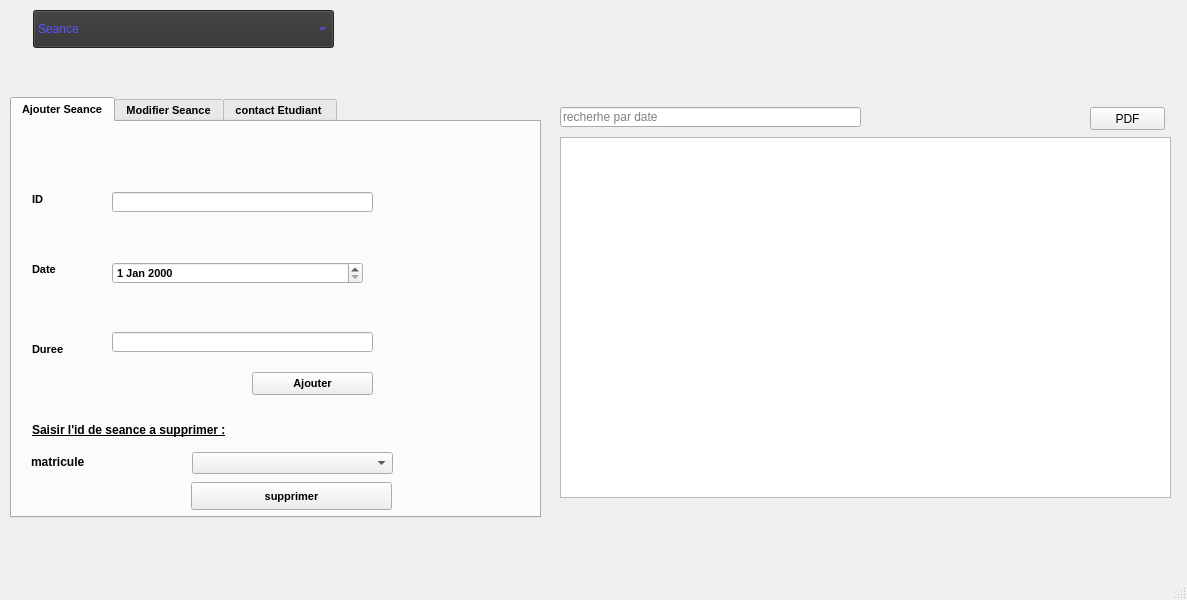
<?xml version="1.0" encoding="UTF-8"?>
<ui version="4.0">
 <class>Ramzi</class>
 <widget class="QMainWindow" name="Ramzi">
  <property name="geometry">
   <rect>
    <x>0</x>
    <y>0</y>
    <width>1187</width>
    <height>600</height>
   </rect>
  </property>
  <property name="windowTitle">
   <string>MainWindow</string>
  </property>
  <widget class="QWidget" name="centralwidget">
   <widget class="QWidget" name="central" native="true">
    <property name="geometry">
     <rect>
      <x>10</x>
      <y>0</y>
      <width>1200</width>
      <height>601</height>
     </rect>
    </property>
    <widget class="QComboBox" name="comboBox_8">
     <property name="geometry">
      <rect>
       <x>23</x>
       <y>10</y>
       <width>301</width>
       <height>38</height>
      </rect>
     </property>
     <property name="styleSheet">
      <string notr="true">color: rgb(85, 85, 255) ;
background-color: rgb(49, 49, 49);</string>
     </property>
     <item>
      <property name="text">
       <string>Seance</string>
      </property>
      <property name="icon">
       <iconset>
        <normaloff>:/bakground/patienticon.png</normaloff>:/bakground/patienticon.png</iconset>
      </property>
     </item>
     <item>
      <property name="text">
       <string>Cours</string>
      </property>
      <property name="icon">
       <iconset>
        <normaloff>:/bakground/rendez_vousicon.png</normaloff>:/bakground/rendez_vousicon.png</iconset>
      </property>
     </item>
     <item>
      <property name="text">
       <string>Statistique</string>
      </property>
     </item>
    </widget>
    <widget class="QStackedWidget" name="stackedWidget">
     <property name="geometry">
      <rect>
       <x>-10</x>
       <y>67</y>
       <width>1191</width>
       <height>461</height>
      </rect>
     </property>
     <property name="styleSheet">
      <string notr="true"/>
     </property>
     <property name="currentIndex">
      <number>0</number>
     </property>
     <widget class="QWidget" name="stackedWidgetPage1">
      <widget class="QTabWidget" name="tabWidget">
       <property name="geometry">
        <rect>
         <x>10</x>
         <y>30</y>
         <width>531</width>
         <height>421</height>
        </rect>
       </property>
       <property name="font">
        <font>
         <pointsize>8</pointsize>
         <weight>75</weight>
         <bold>true</bold>
         <underline>false</underline>
        </font>
       </property>
       <property name="styleSheet">
        <string notr="true"/>
       </property>
       <property name="currentIndex">
        <number>0</number>
       </property>
       <widget class="QWidget" name="tab_8">
        <attribute name="title">
         <string>Ajouter Seance</string>
        </attribute>
        <widget class="QPushButton" name="SupprimerSc">
         <property name="geometry">
          <rect>
           <x>179</x>
           <y>360</y>
           <width>201</width>
           <height>28</height>
          </rect>
         </property>
         <property name="font">
          <font>
           <pointsize>8</pointsize>
           <weight>75</weight>
           <bold>true</bold>
           <underline>false</underline>
          </font>
         </property>
         <property name="text">
          <string>supprimer</string>
         </property>
        </widget>
        <widget class="QLabel" name="reference_sup_6">
         <property name="geometry">
          <rect>
           <x>19</x>
           <y>330</y>
           <width>141</width>
           <height>20</height>
          </rect>
         </property>
         <property name="font">
          <font>
           <pointsize>9</pointsize>
           <weight>75</weight>
           <bold>true</bold>
           <underline>false</underline>
          </font>
         </property>
         <property name="text">
          <string>matricule</string>
         </property>
        </widget>
        <widget class="QLabel" name="label_63">
         <property name="geometry">
          <rect>
           <x>20</x>
           <y>300</y>
           <width>321</width>
           <height>16</height>
          </rect>
         </property>
         <property name="font">
          <font>
           <pointsize>9</pointsize>
           <weight>75</weight>
           <bold>true</bold>
           <underline>true</underline>
          </font>
         </property>
         <property name="text">
          <string>Saisir l'id de seance a supprimer :</string>
         </property>
        </widget>
        <widget class="QLineEdit" name="lineEdit_9">
         <property name="geometry">
          <rect>
           <x>100</x>
           <y>70</y>
           <width>261</width>
           <height>20</height>
          </rect>
         </property>
        </widget>
        <widget class="QLineEdit" name="lineEdit_10">
         <property name="geometry">
          <rect>
           <x>100</x>
           <y>210</y>
           <width>261</width>
           <height>20</height>
          </rect>
         </property>
        </widget>
        <widget class="QDateEdit" name="dateEdit">
         <property name="geometry">
          <rect>
           <x>100</x>
           <y>140</y>
           <width>251</width>
           <height>22</height>
          </rect>
         </property>
        </widget>
        <widget class="QLabel" name="label">
         <property name="geometry">
          <rect>
           <x>20</x>
           <y>70</y>
           <width>47</width>
           <height>14</height>
          </rect>
         </property>
         <property name="text">
          <string>ID</string>
         </property>
        </widget>
        <widget class="QLabel" name="label_2">
         <property name="geometry">
          <rect>
           <x>20</x>
           <y>140</y>
           <width>47</width>
           <height>14</height>
          </rect>
         </property>
         <property name="text">
          <string>Date</string>
         </property>
        </widget>
        <widget class="QLabel" name="label_3">
         <property name="geometry">
          <rect>
           <x>20</x>
           <y>220</y>
           <width>47</width>
           <height>14</height>
          </rect>
         </property>
         <property name="text">
          <string>Duree</string>
         </property>
        </widget>
        <widget class="QPushButton" name="ajouterSC">
         <property name="geometry">
          <rect>
           <x>240</x>
           <y>250</y>
           <width>121</width>
           <height>23</height>
          </rect>
         </property>
         <property name="text">
          <string>Ajouter</string>
         </property>
        </widget>
        <widget class="QComboBox" name="comboBox_4">
         <property name="geometry">
          <rect>
           <x>180</x>
           <y>330</y>
           <width>201</width>
           <height>22</height>
          </rect>
         </property>
        </widget>
       </widget>
       <widget class="QWidget" name="tab_9">
        <attribute name="title">
         <string>Modifier Seance</string>
        </attribute>
        <widget class="QComboBox" name="comboBox">
         <property name="geometry">
          <rect>
           <x>80</x>
           <y>60</y>
           <width>281</width>
           <height>22</height>
          </rect>
         </property>
        </widget>
        <widget class="QDateEdit" name="dateEdit_2">
         <property name="geometry">
          <rect>
           <x>80</x>
           <y>170</y>
           <width>281</width>
           <height>22</height>
          </rect>
         </property>
        </widget>
        <widget class="QLineEdit" name="lineEdit_11">
         <property name="geometry">
          <rect>
           <x>80</x>
           <y>270</y>
           <width>281</width>
           <height>20</height>
          </rect>
         </property>
        </widget>
        <widget class="QPushButton" name="ModifieSC">
         <property name="geometry">
          <rect>
           <x>290</x>
           <y>340</y>
           <width>75</width>
           <height>23</height>
          </rect>
         </property>
         <property name="text">
          <string>Modifier</string>
         </property>
        </widget>
       </widget>
       <widget class="QWidget" name="tab">
        <attribute name="title">
         <string>contact Etudiant </string>
        </attribute>
        <widget class="QLineEdit" name="lineEdit_5">
         <property name="geometry">
          <rect>
           <x>100</x>
           <y>50</y>
           <width>371</width>
           <height>20</height>
          </rect>
         </property>
        </widget>
        <widget class="QLineEdit" name="lineEdit_6">
         <property name="geometry">
          <rect>
           <x>100</x>
           <y>80</y>
           <width>211</width>
           <height>20</height>
          </rect>
         </property>
        </widget>
        <widget class="QTextEdit" name="textEdit">
         <property name="geometry">
          <rect>
           <x>100</x>
           <y>110</y>
           <width>371</width>
           <height>221</height>
          </rect>
         </property>
        </widget>
        <widget class="QPushButton" name="pushButton_2">
         <property name="geometry">
          <rect>
           <x>390</x>
           <y>350</y>
           <width>75</width>
           <height>23</height>
          </rect>
         </property>
         <property name="text">
          <string>envoyer</string>
         </property>
        </widget>
        <widget class="QLabel" name="label_10">
         <property name="geometry">
          <rect>
           <x>30</x>
           <y>50</y>
           <width>47</width>
           <height>14</height>
          </rect>
         </property>
         <property name="text">
          <string>Mail</string>
         </property>
        </widget>
        <widget class="QLabel" name="label_11">
         <property name="geometry">
          <rect>
           <x>30</x>
           <y>80</y>
           <width>47</width>
           <height>14</height>
          </rect>
         </property>
         <property name="text">
          <string>Sujet</string>
         </property>
        </widget>
        <widget class="QLabel" name="label_12">
         <property name="geometry">
          <rect>
           <x>30</x>
           <y>110</y>
           <width>47</width>
           <height>14</height>
          </rect>
         </property>
         <property name="text">
          <string>Message</string>
         </property>
        </widget>
       </widget>
      </widget>
      <widget class="QTableView" name="tabSeance">
       <property name="geometry">
        <rect>
         <x>560</x>
         <y>70</y>
         <width>611</width>
         <height>361</height>
        </rect>
       </property>
      </widget>
      <widget class="QLineEdit" name="lineEdit_4">
       <property name="geometry">
        <rect>
         <x>560</x>
         <y>40</y>
         <width>301</width>
         <height>20</height>
        </rect>
       </property>
       <property name="text">
        <string/>
       </property>
       <property name="placeholderText">
        <string>recherhe par date</string>
       </property>
      </widget>
      <widget class="QPushButton" name="pushButton_3">
       <property name="geometry">
        <rect>
         <x>1090</x>
         <y>40</y>
         <width>75</width>
         <height>23</height>
        </rect>
       </property>
       <property name="text">
        <string>PDF</string>
       </property>
      </widget>
     </widget>
     <widget class="QWidget" name="stackedWidgetPage2">
      <widget class="QTabWidget" name="tabWidget_2">
       <property name="geometry">
        <rect>
         <x>10</x>
         <y>0</y>
         <width>581</width>
         <height>511</height>
        </rect>
       </property>
       <property name="font">
        <font>
         <pointsize>8</pointsize>
         <weight>75</weight>
         <bold>true</bold>
         <underline>false</underline>
        </font>
       </property>
       <property name="currentIndex">
        <number>0</number>
       </property>
       <widget class="QWidget" name="tab_15">
        <attribute name="title">
         <string>ajouter Cours</string>
        </attribute>
        <widget class="QLabel" name="label_64">
         <property name="geometry">
          <rect>
           <x>31</x>
           <y>340</y>
           <width>321</width>
           <height>16</height>
          </rect>
         </property>
         <property name="font">
          <font>
           <pointsize>9</pointsize>
           <weight>75</weight>
           <bold>true</bold>
           <underline>true</underline>
          </font>
         </property>
         <property name="text">
          <string>Saisir l'id du  cours a supprimer :</string>
         </property>
        </widget>
        <widget class="QPushButton" name="supprimerC_2">
         <property name="geometry">
          <rect>
           <x>190</x>
           <y>390</y>
           <width>201</width>
           <height>28</height>
          </rect>
         </property>
         <property name="font">
          <font>
           <pointsize>8</pointsize>
           <weight>75</weight>
           <bold>true</bold>
           <underline>false</underline>
          </font>
         </property>
         <property name="text">
          <string>supprimer</string>
         </property>
        </widget>
        <widget class="QLabel" name="reference_sup_7">
         <property name="geometry">
          <rect>
           <x>30</x>
           <y>370</y>
           <width>141</width>
           <height>20</height>
          </rect>
         </property>
         <property name="font">
          <font>
           <pointsize>9</pointsize>
           <weight>75</weight>
           <bold>true</bold>
           <underline>false</underline>
          </font>
         </property>
         <property name="text">
          <string>id</string>
         </property>
        </widget>
        <widget class="QLineEdit" name="lineEdit">
         <property name="geometry">
          <rect>
           <x>170</x>
           <y>100</y>
           <width>221</width>
           <height>20</height>
          </rect>
         </property>
        </widget>
        <widget class="QLineEdit" name="lineEdit_2">
         <property name="geometry">
          <rect>
           <x>170</x>
           <y>160</y>
           <width>221</width>
           <height>20</height>
          </rect>
         </property>
        </widget>
        <widget class="QLineEdit" name="lineEdit_3">
         <property name="geometry">
          <rect>
           <x>170</x>
           <y>220</y>
           <width>221</width>
           <height>20</height>
          </rect>
         </property>
        </widget>
        <widget class="QLabel" name="label_5">
         <property name="geometry">
          <rect>
           <x>40</x>
           <y>100</y>
           <width>47</width>
           <height>14</height>
          </rect>
         </property>
         <property name="text">
          <string>ID</string>
         </property>
        </widget>
        <widget class="QLabel" name="label_6">
         <property name="geometry">
          <rect>
           <x>40</x>
           <y>170</y>
           <width>47</width>
           <height>14</height>
          </rect>
         </property>
         <property name="text">
          <string>Nom</string>
         </property>
        </widget>
        <widget class="QLabel" name="label_7">
         <property name="geometry">
          <rect>
           <x>40</x>
           <y>230</y>
           <width>47</width>
           <height>14</height>
          </rect>
         </property>
         <property name="text">
          <string>Prenom</string>
         </property>
        </widget>
        <widget class="QPushButton" name="AjouterC">
         <property name="geometry">
          <rect>
           <x>260</x>
           <y>290</y>
           <width>131</width>
           <height>23</height>
          </rect>
         </property>
         <property name="text">
          <string>Ajouter</string>
         </property>
        </widget>
        <widget class="QComboBox" name="comboBox_3">
         <property name="geometry">
          <rect>
           <x>190</x>
           <y>360</y>
           <width>201</width>
           <height>22</height>
          </rect>
         </property>
        </widget>
       </widget>
       <widget class="QWidget" name="tab_16">
        <attribute name="title">
         <string>Modifier Cours</string>
        </attribute>
        <widget class="QLabel" name="label_9">
         <property name="geometry">
          <rect>
           <x>40</x>
           <y>60</y>
           <width>61</width>
           <height>16</height>
          </rect>
         </property>
         <property name="text">
          <string>id</string>
         </property>
        </widget>
        <widget class="QComboBox" name="comboBox_2">
         <property name="geometry">
          <rect>
           <x>110</x>
           <y>60</y>
           <width>311</width>
           <height>22</height>
          </rect>
         </property>
        </widget>
        <widget class="QLineEdit" name="lineEdit_7">
         <property name="geometry">
          <rect>
           <x>110</x>
           <y>180</y>
           <width>311</width>
           <height>20</height>
          </rect>
         </property>
        </widget>
        <widget class="QLineEdit" name="lineEdit_8">
         <property name="geometry">
          <rect>
           <x>110</x>
           <y>290</y>
           <width>311</width>
           <height>20</height>
          </rect>
         </property>
        </widget>
        <widget class="QLabel" name="label_8">
         <property name="geometry">
          <rect>
           <x>30</x>
           <y>190</y>
           <width>47</width>
           <height>14</height>
          </rect>
         </property>
         <property name="text">
          <string>Nom</string>
         </property>
        </widget>
        <widget class="QLabel" name="label_15">
         <property name="geometry">
          <rect>
           <x>30</x>
           <y>300</y>
           <width>47</width>
           <height>14</height>
          </rect>
         </property>
         <property name="text">
          <string>Prenom</string>
         </property>
        </widget>
        <widget class="QPushButton" name="ModifierC">
         <property name="geometry">
          <rect>
           <x>304</x>
           <y>360</y>
           <width>111</width>
           <height>23</height>
          </rect>
         </property>
         <property name="text">
          <string>Modifier</string>
         </property>
        </widget>
       </widget>
      </widget>
      <widget class="QTableView" name="tabcours">
       <property name="geometry">
        <rect>
         <x>610</x>
         <y>60</y>
         <width>581</width>
         <height>401</height>
        </rect>
       </property>
       <property name="styleSheet">
        <string notr="true"/>
       </property>
      </widget>
      <widget class="QCheckBox" name="checkBox">
       <property name="geometry">
        <rect>
         <x>970</x>
         <y>30</y>
         <width>70</width>
         <height>18</height>
        </rect>
       </property>
       <property name="text">
        <string>DESC</string>
       </property>
      </widget>
      <widget class="QPushButton" name="pushButton">
       <property name="geometry">
        <rect>
         <x>1070</x>
         <y>22</y>
         <width>75</width>
         <height>31</height>
        </rect>
       </property>
       <property name="text">
        <string>TRIE</string>
       </property>
      </widget>
      <widget class="QComboBox" name="comboBox_5">
       <property name="geometry">
        <rect>
         <x>811</x>
         <y>30</y>
         <width>131</width>
         <height>22</height>
        </rect>
       </property>
       <item>
        <property name="text">
         <string>id</string>
        </property>
       </item>
       <item>
        <property name="text">
         <string>nom</string>
        </property>
       </item>
       <item>
        <property name="text">
         <string>prenom</string>
        </property>
       </item>
      </widget>
     </widget>
     <widget class="QWidget" name="page">
      <widget class="QWidget" name="verticalLayoutWidget">
       <property name="geometry">
        <rect>
         <x>270</x>
         <y>100</y>
         <width>681</width>
         <height>331</height>
        </rect>
       </property>
       <layout class="QVBoxLayout" name="verticalLayout"/>
      </widget>
     </widget>
    </widget>
   </widget>
  </widget>
  <widget class="QMenuBar" name="menubar">
   <property name="geometry">
    <rect>
     <x>0</x>
     <y>0</y>
     <width>1187</width>
     <height>22</height>
    </rect>
   </property>
  </widget>
  <widget class="QStatusBar" name="statusbar"/>
 </widget>
 <resources/>
 <connections/>
</ui>
